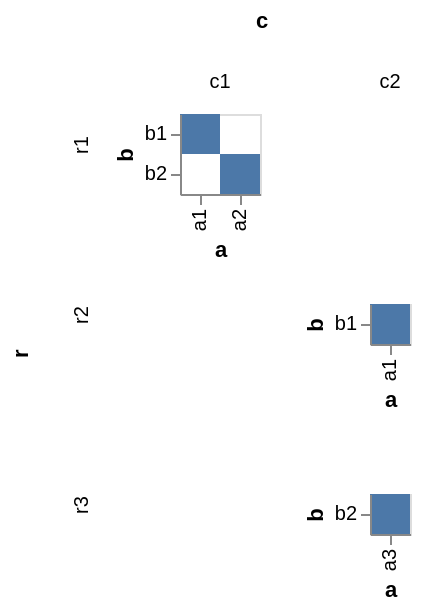

The specification (Vega-Lite) saved for this image:
### Vega specification from a JSON file in a GitHub repository (floating-point values rounded to 4 significant figures)
{"$schema": "https://vega.github.io/schema/vega/v5.json", "background": "white", "padding": 5, "data": [{"name": "source_0", "values": [{"r": "r1", "c": "c1", "a": "a1", "b": "b1"}, {"r": "r1", "c": "c1", "a": "a2", "b": "b2"}, {"r": "r2", "c": "c2", "a": "a1", "b": "b1"}, {"r": "r3", "c": "c2", "a": "a3", "b": "b2"}]}, {"name": "cross_column_domain_row_domain", "source": "source_0", "transform": [{"type": "aggregate", "groupby": ["r", "c"], "fields": ["a", "b"], "ops": ["distinct", "distinct"]}]}, {"name": "column_domain", "source": "cross_column_domain_row_domain", "transform": [{"type": "aggregate", "groupby": ["c"], "fields": ["distinct_a"], "ops": ["max"], "as": ["distinct_a"]}]}, {"name": "row_domain", "source": "cross_column_domain_row_domain", "transform": [{"type": "aggregate", "groupby": ["r"], "fields": ["distinct_b"], "ops": ["max"], "as": ["distinct_b"]}]}], "signals": [{"name": "child_x_step", "value": 20}, {"name": "child_y_step", "value": 20}], "layout": {"padding": 20, "offset": {"rowTitle": 10, "columnTitle": 10}, "columns": {"signal": "length(data('column_domain'))"}, "bounds": "full", "align": "all"}, "marks": [{"name": "row-title", "type": "group", "role": "row-title", "title": {"text": "r", "orient": "left", "style": "guide-title", "align": "left", "offset": 10}}, {"name": "column-title", "type": "group", "role": "column-title", "title": {"text": "c", "style": "guide-title", "offset": 10}}, {"name": "row_header", "type": "group", "role": "row-header", "from": {"data": "row_domain"}, "sort": {"field": "datum[\"r\"]", "order": "ascending"}, "title": {"text": {"signal": "''+parent[\"r\"]"}, "orient": "left", "style": "guide-label", "frame": "group", "align": "left", "offset": 10}, "encode": {"update": {"height": {"signal": "bandspace(datum[\"distinct_b\"], 0, 0) * child_y_step"}}}}, {"name": "column_header", "type": "group", "role": "column-header", "from": {"data": "column_domain"}, "sort": {"field": "datum[\"c\"]", "order": "ascending"}, "title": {"text": {"signal": "''+parent[\"c\"]"}, "style": "guide-label", "frame": "group", "offset": 10}, "encode": {"update": {"width": {"signal": "bandspace(datum[\"distinct_a\"], 0, 0) * child_x_step"}}}}, {"name": "cell", "type": "group", "style": "cell", "from": {"facet": {"name": "facet", "data": "source_0", "groupby": ["r", "c"], "aggregate": {"cross": true, "fields": ["a", "b"], "ops": ["distinct", "distinct"], "as": ["distinct_a", "distinct_b"]}}}, "sort": {"field": ["datum[\"r\"]", "datum[\"c\"]"], "order": ["ascending", "ascending"]}, "encode": {"update": {"width": {"signal": "bandspace(datum[\"distinct_a\"], 0, 0) * child_x_step"}, "height": {"signal": "bandspace(datum[\"distinct_b\"], 0, 0) * child_y_step"}}}, "marks": [{"name": "child_marks", "type": "rect", "style": ["rect"], "from": {"data": "facet"}, "encode": {"update": {"fill": {"value": "#4c78a8"}, "x": {"scale": "child_x", "field": "a"}, "width": {"scale": "child_x", "band": true}, "y": {"scale": "child_y", "field": "b"}, "height": {"scale": "child_y", "band": true}}}}], "scales": [{"name": "child_x", "type": "band", "domain": {"data": "facet", "field": "a", "sort": true}, "range": {"step": {"signal": "child_x_step"}}, "paddingInner": 0, "paddingOuter": 0}, {"name": "child_y", "type": "band", "domain": {"data": "facet", "field": "b", "sort": true}, "range": {"step": {"signal": "child_y_step"}}, "paddingInner": 0, "paddingOuter": 0}], "axes": [{"scale": "child_x", "orient": "bottom", "grid": false, "title": "a", "labelAlign": "right", "labelAngle": 270, "labelBaseline": "middle", "zindex": 1}, {"scale": "child_y", "orient": "left", "grid": false, "title": "b", "zindex": 1}]}]}
